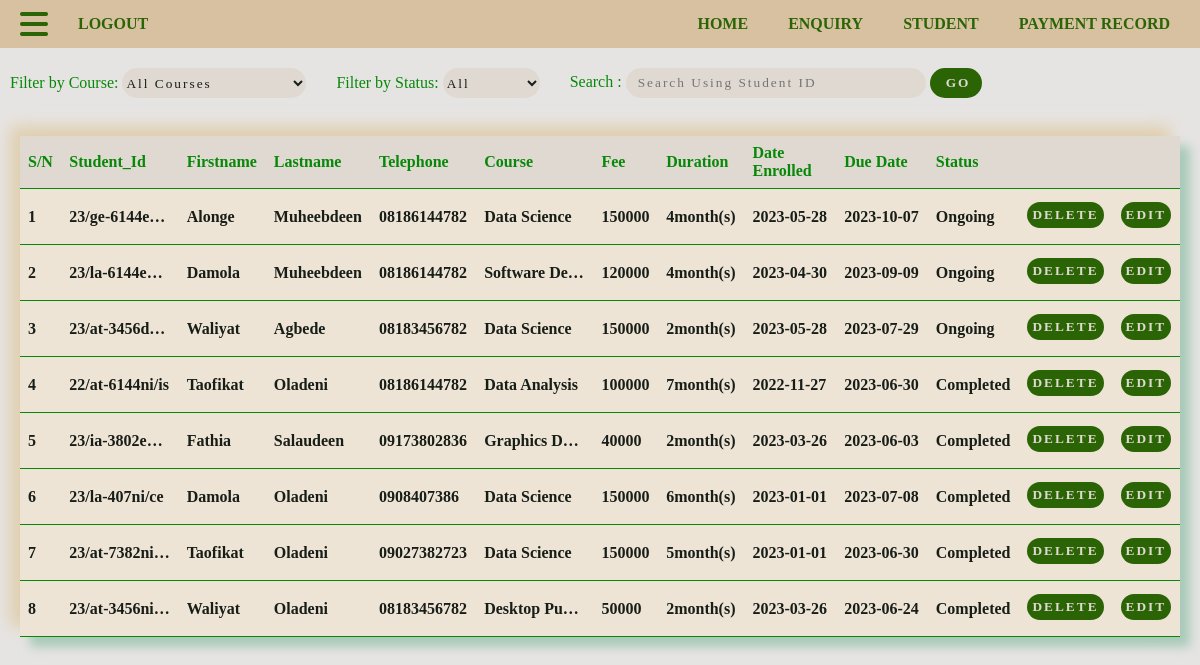
Screenshot of /StudMgtSys/student.php (signed in) with the database file from the repository.
### tables this page shows
CREATE TABLE IF NOT EXISTS `student` (
  `student_id` varchar(15) NOT NULL,
  `firstname` varchar(100) NOT NULL,
  `lastname` varchar(100) NOT NULL,
  `tel_no` varchar(11) NOT NULL,
  `course` varchar(100) NOT NULL,
  `amount` int NOT NULL,
  `duration` varchar(10) NOT NULL,
  `date_enrolled` date NOT NULL,
  `due_date` date NOT NULL,
  `statu` varchar(100) NOT NULL,
  PRIMARY KEY (`student_id`)
);

### StudMgtSys/student.php (the view, shortened to what this page needs)
<html lang="en">
    <head>
        <link rel="stylesheet" href="css/student.css">
        <link rel="stylesheet" href="fontawesome/fontawesome-free-6.4.0-web/css/fontawesome.css">
        <link rel="stylesheet" href="fontawesome/fontawesome-free-6.4.0-web/css/solid.css">
    </head>
    <body>
        <?php include 'inc/navbar.php'; ?>
        <div class="filter_form"><br>
            <div class="course">
                <label for="course">Filter by Course:</label>
                <select name="course" id="course">
                    <option value="">All Courses</option>
                </select>
            </div>
            <div class="status">
                <label for="status">Filter by Status:</label>
                <select name="status" id="status">
                    <option value="">All</option>
                </select><br><br>
            </div>
            <div class="search">
                <form id="search-form">
                    <label for="searh-bar">Search : </label>
                    <input type="search" name="search" id="search-item" placeholder="Search Using Student ID" >
                    <input type="submit" value="GO " name="go" id="search" class="submit">
                </form>
            </div>
        </div>
        <div id="recordTable">
        <?php
        include 'inc/database_conn.php';
        ?>
        <div class = "table">
            <table>
                <tr>
                    <th>S/N</th>
                    <th>Student_Id</th>
                    <th>Firstname</th>
                    <th>Lastname</th>
                    <th>Telephone</th>
                    <th>Course</th>
                    <th>Fee</th>
                    <th>Duration</th>
                    <th>Date Enrolled</th>
                    <th>Due Date</th>
                    <th>Status</th>
                    <th></th>
                    <th></th>
                </tr>
                <?php
                $sql ="SELECT student_id, firstname, lastname, tel_no, course, amount, duration, date_enrolled , due_date , statu FROM student";
                $data = $conn->query($sql);
                if ($data){
                    if ($data -> num_rows > 0){
                        $sn = 1;
                        while($row = $data->fetch_assoc()){
                ?>
                <tr>
                    <td><?php echo $sn ; ?></td>
                    <td><?php echo $row["student_id"] ; ?></td>
                    <td><?php echo $row["firstname"] ; ?></td>
                    <td><?php echo $row["lastname"] ; ?></td>
                    <td><?php echo $row["tel_no"] ; ?></td>
                    <td><?php echo $row["course"] ; ?></td>
                    <td><?php echo $row["amount"] ; ?></td>
                    <td><?php echo $row["duration"] ; ?></td>
                    <td><?php echo $row["date_enrolled"] ; ?></td>
                    <td><?php echo $row["due_date"] ; ?></td>
                    <td><?php echo $row["statu"] ; ?></td>
                    <td>
                    <form method="post" onsubmit="return confirm('Are you sure you want to delete the row with student Id <?php echo $row['student_id']; ?> ?');">
                        <button type="submit">DELETE</button>
                    </form>
                    </td>
                    <td>
                    <form method="post" action="buttons.php" onsubmit="return confirm('Do you want to edit the values in this row with student Id <?php echo $row['student_id']; ?> ?');">
                        <button type="submit">EDIT</button>
                    </form>
                    </td>
                </tr>
                <?php
                $sn++;
                        }
                    }
                }
                ?>
            </table>
        </div>
    </body>
</html>

### StudMgtSys/inc/navbar.php (shortened to what this page needs)
<div class="main">
    <div class="nav">
        <div class="top">
            <div id="menubtn"><i class="fa-solid fa-bars fa-2xl"></i></div>
            <div class="logout"><a href="logout.php">LOGOUT</a></div>
        </div>
        <div class="nav2">
            <a href="home.php">HOME</a>
            <a href="enquiry.php">ENQUIRY</a>
            <a href="student.php">STUDENT</a>
            <a href="payment.php">PAYMENT RECORD</a>
        </div>
    </div>
</div>

### StudMgtSys/css/student.css (style rules this page uses)
body { margin: 0; padding: 0; background-color: rgb(230, 228, 227); }
.nav { display: flex; background-color: rgb(216, 193, 160); justify-content:space-between; }
.top { margin-left: 10px; display: flex; }
.nav2 { display: flex; }
.logout a { margin-left: 10px; float: left; }
a { padding: 10px; margin-right: 20px; color: #2b6405; text-decoration: none; font-family: calibri ; font-weight: bolder; margin-top: 5px; margin-bottom: 5px; cursor: pointer; }
#menubtn { width: fit-content; color: #2b6405; font-family: calibri ; font-weight: bolder; margin-top: 14px; margin-bottom: 5px; padding: 10px; cursor: pointer; z-index: 999; }
#recordTable { margin-right: 20px; margin-left: 20px; }
table { width: 100%; border-collapse: collapse; margin-top: 20px; color: #171d17; background-color: rgb(238, 228, 214); font-weight: bolder; box-shadow: #a8cab9 10px 10px 10px 0px, #e0cfae -10px -10px 15px 0px }
th { color: #088808; }
th, td { width: 5px; padding: 8px; text-align: left; border-bottom: 1px solid #088808; }
td { max-width: 100px; overflow: hidden; white-space: nowrap; text-overflow: ellipsis; }
button { color: rgb(223, 217, 210); background-color: #2b6405; letter-spacing: 2px; font-family: Calibri; font-weight: bolder; border-radius: 20px; padding: 5px; margin-bottom: -8px; margin-top: 5px; border: none; }
th { background-color: rgb(223, 217, 210); }
select { border-radius: 20px; width: fit-content; height: 30px; background-color: rgb(223, 217, 210); color: #171d17; border: none; font-family:Georgia, 'Times New Roman', Times, serif; letter-spacing: 2px; }
option { border-radius: 20px; width: fit-content; background-color: rgb(223, 217, 210); color: #088808; border: 2px solid #088808; font-family:Georgia, 'Times New Roman', Times, serif; letter-spacing: 2px; }
.filter_form { display: flex; color: #088808; margin-top: 20px; margin-left: 10px; }
.status { margin-left: 30px; }
.search { margin-left: 30px; }
.search input { text-indent: 10px; border-radius: 20px; width: 300px; height: 30px; background-color: rgb(223, 217, 210); color: #088808; border: none; font-family:Georgia, 'Times New Roman', Times, serif; letter-spacing: 2px; }
.search .submit { background-color: #2b6405; border: none; color: rgb(223, 217, 210); font-family: 'Calibri'; font-weight: bolder; border-radius: 20px; width: fit-content; }

### rows the page displays
student: student_id "23/ge-6144e…", firstname "Alonge", lastname "Muheebdeen", tel_no "08186144782", course "Data Science", amount "150000", duration "4month(s)", date_enrolled "2023-05-28", due_date "2023-10-07", statu "Ongoing"
student: student_id "23/la-6144e…", firstname "Damola", lastname "Muheebdeen", tel_no "08186144782", course "Software De…", amount "120000", duration "4month(s)", date_enrolled "2023-04-30", due_date "2023-09-09", statu "Ongoing"
student: student_id "23/at-3456d…", firstname "Waliyat", lastname "Agbede", tel_no "08183456782", course "Data Science", amount "150000", duration "2month(s)", date_enrolled "2023-05-28", due_date "2023-07-29", statu "Ongoing"
student: student_id "22/at-6144ni/is", firstname "Taofikat", lastname "Oladeni", tel_no "08186144782", course "Data Analysis", amount "100000", duration "7month(s)", date_enrolled "2022-11-27", due_date "2023-06-30", statu "Completed"
student: student_id "23/ia-3802e…", firstname "Fathia", lastname "Salaudeen", tel_no "09173802836", course "Graphics D…", amount "40000", duration "2month(s)", date_enrolled "2023-03-26", due_date "2023-06-03", statu "Completed"
student: student_id "23/la-407ni/ce", firstname "Damola", lastname "Oladeni", tel_no "0908407386", course "Data Science", amount "150000", duration "6month(s)", date_enrolled "2023-01-01", due_date "2023-07-08", statu "Completed"
student: student_id "23/at-7382ni…", firstname "Taofikat", lastname "Oladeni", tel_no "09027382723", course "Data Science", amount "150000", duration "5month(s)", date_enrolled "2023-01-01", due_date "2023-06-30", statu "Completed"
student: student_id "23/at-3456ni…", firstname "Waliyat", lastname "Oladeni", tel_no "08183456782", course "Desktop Pu…", amount "50000", duration "2month(s)", date_enrolled "2023-03-26", due_date "2023-06-24", statu "Completed"
